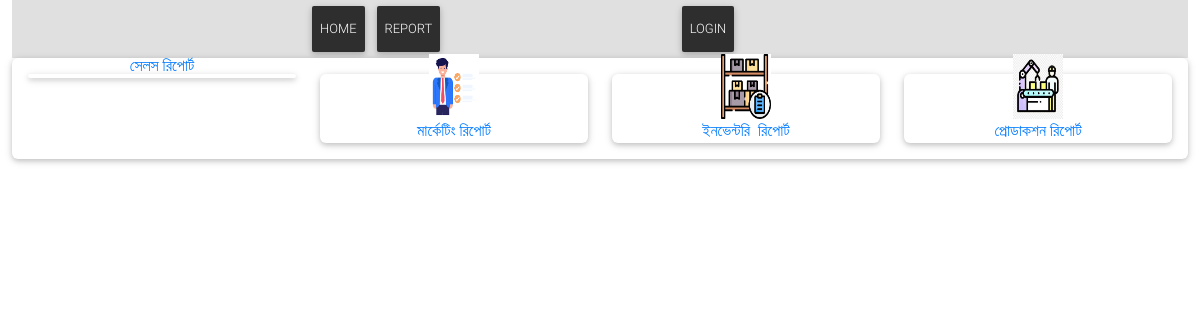
The app's page /report/, older data.
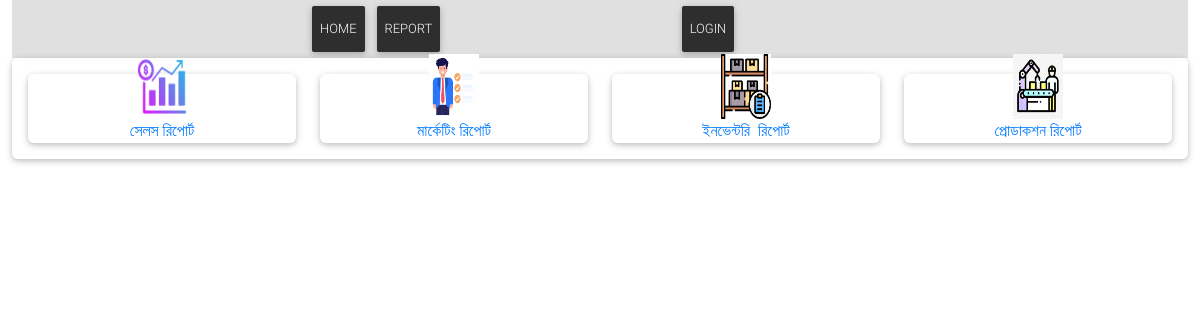
The same page, newer data.
### Report/models.py (models this page shows, shortened)
class Post(models.Model):
    title = models.CharField(max_length=200, unique=True)
    slug = models.SlugField(max_length=200, unique=True)
    author = models.ForeignKey(User, on_delete= models.CASCADE,related_name='blog_posts')
    updated_on = models.DateTimeField(auto_now= True)
    content = HTMLField() # Change This Line
    created_on = models.DateTimeField(auto_now_add=True)
    status = models.IntegerField(choices=STATUS, default=0)
    logo = models.ImageField(upload_to='reportlogo/', null=True, blank=True)
    class Meta:
        ordering = ['-created_on']

### Report/views.py (the view)
# urls.py: path('', views.post_list, name='post_list'),
def post_list(request):
    posts = Post.objects.filter(status=1).order_by('-created_on')
    return render(request, 'post_list.html', {'posts': posts})

### Report/templates/post_list.html
{% extends 'basereport.html' %}
{% load static %}
{% block content %}
<section class="section card mb-5">
    <div class="card-body">
        <div class="row">
            {% for post in posts %}
            <div class="col-xl-3 col-md-6 mb-xl-0 mb-4">
        <div class="card card-cascade cascading-admin-card">
            <div class="admin-up text-center">
                {% if post.logo %}
                <img src="{{ post.logo.url }}" alt="{{ post.title }} Logo" width="50" height="65">
                {% endif %}
              <div class="data">
               <a href="{% url 'post_detail' post.slug %}">{{ post.title }}</a>
              </div>
            </div>
          </div>
        </div>
            {% empty %}
            <p>No posts available.</p>
            {% endfor %}
        </div>
</div>
</section>
{% endblock %}

### templates/basereport.html (shortened to what this page needs)
{% load static %}
<!DOCTYPE html>
<html>
<head>
  <link rel="stylesheet" href="https://use.fontawesome.com/releases/v5.8.2/css/all.css">
    <link href="{% static 'css/bootstrap.min.css' %}" rel="stylesheet">
    <link href="{% static 'css/dataTables.min.css' %}" rel="stylesheet">
    <link href="{% static 'css/jquery-ui.css' %}" rel="stylesheet">
    <link href="{% static 'css/mdb.min.css' %}" rel="stylesheet">
</head>
<body>
    <div class="container-fluid">
            <header class="d-flex flex-wrap align-items-center justify-content-center justify-content-lg-start bg-light">
              <div class="col-md-3 mb-2 mb-md-0">
                <a href="/" class="d-inline-flex link-body-emphasis text-decoration-none">
                  <svg class="bi" width="40" height="32" role="img" aria-label="Bootstrap"><use xlink:href="#bootstrap"></use></svg>
                </a>
              </div>
              <ul class="nav col-12 col-md-auto mb-2 justify-content-center mb-md-0">
                <li>  <a class='nav-link px-2 btn btn-elegant waves-effect waves-light' href="{% url 'home' %}">Home</a></li>
                <li>  <a class='nav-link px-2 btn btn-elegant waves-effect waves-light' href="{% url 'post_list' %}">report</a></li>
              </ul>
              <div class="col-md-3 text-end">
                 <a class='nav-link px-2 btn btn-elegant waves-effect waves-light' href="{% url 'admin:index' %}">Login</a>
              </div>
            </header>
        {% block content %}{% endblock %}
    </div>
</body>
</html>

### templates/basereport.html (style rules this page uses)
.cascading-admin-card .admin-up { margin-left: 4%; margin-right: 4%; margin-top: -1.25rem; }

Row changes from the older to the newer data that the page shows:
changed Post "সেলস রিপোর্ট": logo: picture added
